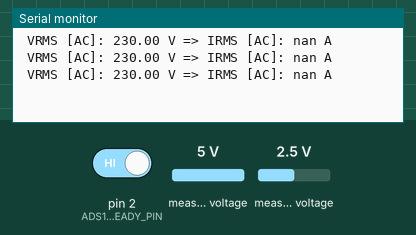
Recording of a sketch running on a simulated Arduino Uno, built with avr-gcc and run on an emulated ATmega328P. Shown: the last lines printed to the serial monitor. The test bench sets the inputs (shaded band); at power-on: pin 2 (ADS1115_READY_PIN) HIGH, measured voltage 5 V, measured voltage 2.5 V.

Above: at 1.3 s.
1.4 s: pin 2 (ADS1115_READY_PIN) driven LOW
At 1.65 s:
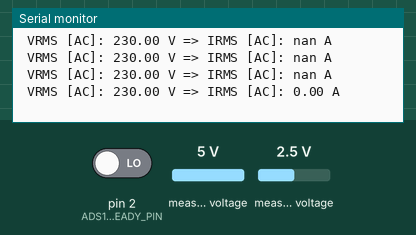
2.9 s: measured voltage (sensor 0) set to 0.3 V
At 3.26 s:
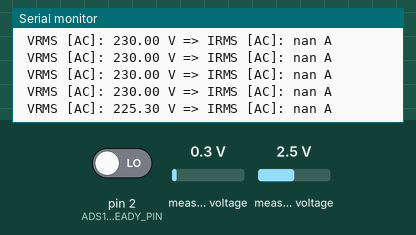
4.4 s: measured voltage (sensor 0) set to 3.8 V
At 4.55 s:
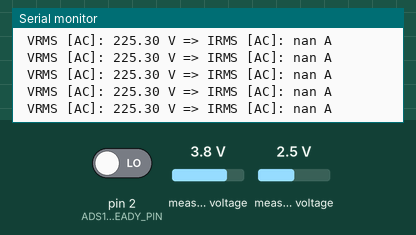
Timing chart, 0 to 7.4 s (numbered marks = the images above; inputs shaded):
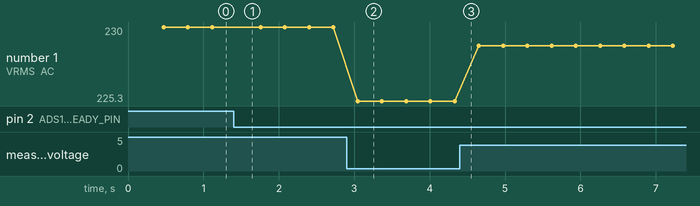

Measured:
- after the input at 1.4 s, the serial monitor: prints a new line at once (image 1)
- after the input at 2.9 s, the serial monitor: prints a new line after 0.14 s (image 2)
- plotted number 1: 230 → 225.3 after the input at 2.9 s, 225.3 → 228.8 after the input at 4.4 s

The sketch:

AC_VOLTS_CURRENT_RMS.ino
```cpp
#include <ZMPT101B.h>

#define SENSITIVITY 467.25f

#include <Wire.h>
#include <Adafruit_ADS1X15.h>

//Definir las velocidades I2C
#define I2C_BIT_RATE_400KHZ             400000
#define I2C_BIT_RATE_100KHZ             100000

//Objetos de Librerias
Adafruit_ADS1115 ads;

// ZMPT101B sensor output connected to analog pin A0
// and the voltage source frequency is 50 Hz.
ZMPT101B voltageSensor(A0, 60.0);

#define TASK1_POLLRATE_MS       10UL  //Tarea de lectura -promediado de sensor

#define NUMBER_OF_TASKS         1     //Cantidad de tareas del sistema

//Definir pines I/O
#define ADS1115_READY_PIN       2  //Pin de ALRT/RDY

//Definir factor de escala del sensor SCT013_30A
#define  SCT013_FACTOR          30.0f //30A/1V

//Definir variables de temporizacion de las tareas
static uint32_t timePrev[NUMBER_OF_TASKS]={0};

//Variable de interrupcion
volatile bool adsNewData=false;

/*
  ISR's
*/
void ADS1115_New_Data_Ready(void){
    adsNewData=true;
}

//////////////////////////////////////////////////////////////////////////////////////////////////////////////////////////////

void setup() {
  //Iniciar pines I/O
  pinMode(ADS1115_READY_PIN, INPUT);

  //Habilitar interrupcion por flanco de bajada
  attachInterrupt(digitalPinToInterrupt(ADS1115_READY_PIN), ADS1115_New_Data_Ready, FALLING);

   //Power up, delay &I2C , Iniciar Periferico I2C como Maestro
  //      at ....kHz
  delay(100);
  Wire.begin();
  Wire.setClock(I2C_BIT_RATE_400KHZ);

  //Iniciar puerto serie
  Serial.begin(9600);

  // Change the sensitivity value based on value you got from the calibrate
  // example.
  voltageSensor.setSensitivity(SENSITIVITY);

  if (!ads.begin()) {
    Serial.println("Failed to initialize ADS1115.");
    return;
  }

  // Set gain to ±2.048 -->> 2x gain   +/- 2.048V  1 bit = 1mV      0.0625mV
  /*
    Note: SCT013 sensor (30A /1V RMS) has a maximum value of 1.4142V
  */
  ads.setGain(GAIN_TWO);

  // Set sample rate to .... samples per second (Fs).....aprox to 500Hz
  ads.setDataRate(RATE_ADS1115_860SPS);

  Serial.println("ADS1115 initialized with GAIN_TWO (+-2.048V) and Fs= 475SPS, AIN0 (P) and AIN1 (N), continuous mode");
  Serial.println("");

  // Start continuous conversions.
  ads.startADCReading(ADS1X15_REG_CONFIG_MUX_DIFF_0_1, /*continuous=*/true);

  //Iniciar tiempo en milisegundos de ejecucion de tareas
  Task_Init();

}

void loop() {

  if((millis() - timePrev[0])>=TASK1_POLLRATE_MS){
      timePrev[0]=millis();

    // Obtener la corriente AC RMS
    float currentRMS = getCorriente_RMS();
    float voltageRMS = voltageSensor.getRmsVoltage();

   //Imprimir en pantalla
    Serial.print(" VRMS [AC]: ");
    Serial.print(voltageRMS, 2);
    Serial.print(" V");
    Serial.print(" => IRMS [AC]: "); //Valor convertido
    Serial.print(currentRMS, 2);
    Serial.println(" A");

  }


}

/*
  Sub-Functions code
*/

static void Task_Init(void){
    //Iniciar el arreglo de temporizacion de tareas
    for(int i=0; i<NUMBER_OF_TASKS; i++){
      timePrev[i]=millis();
    }
}

static float getCorriente_RMS(void)
{
 float voltsADC=0.0f,corriente,sumSamplesX2=0.0f,currentRMS;
 uint64_t nSamples=0;
 unsigned long start=millis();

 while ( (millis() - start)<=300 ) //Instrumentos de medidia (pantallas) se actualizan a este rate de 300 ms
 {
   if(!adsNewData) continue;

    voltsADC=ads.computeVolts(ads.getLastConversionResults()); // Read Differential sample from A0 (A+) respect to A1(A-)
    corriente=voltsADC*SCT013_FACTOR;
    //Acumular valores X^2 en una varable suma : suma=suma+Xi^2;
    sumSamplesX2+=sq(corriente);
    nSamples++;

    adsNewData=false;

  }

  /*
    RMS_Value=sqrt( sum(Xi^2)/N)
  */
  currentRMS=sqrt(sumSamplesX2 / ((float) nSamples));
  return currentRMS;
}
```
